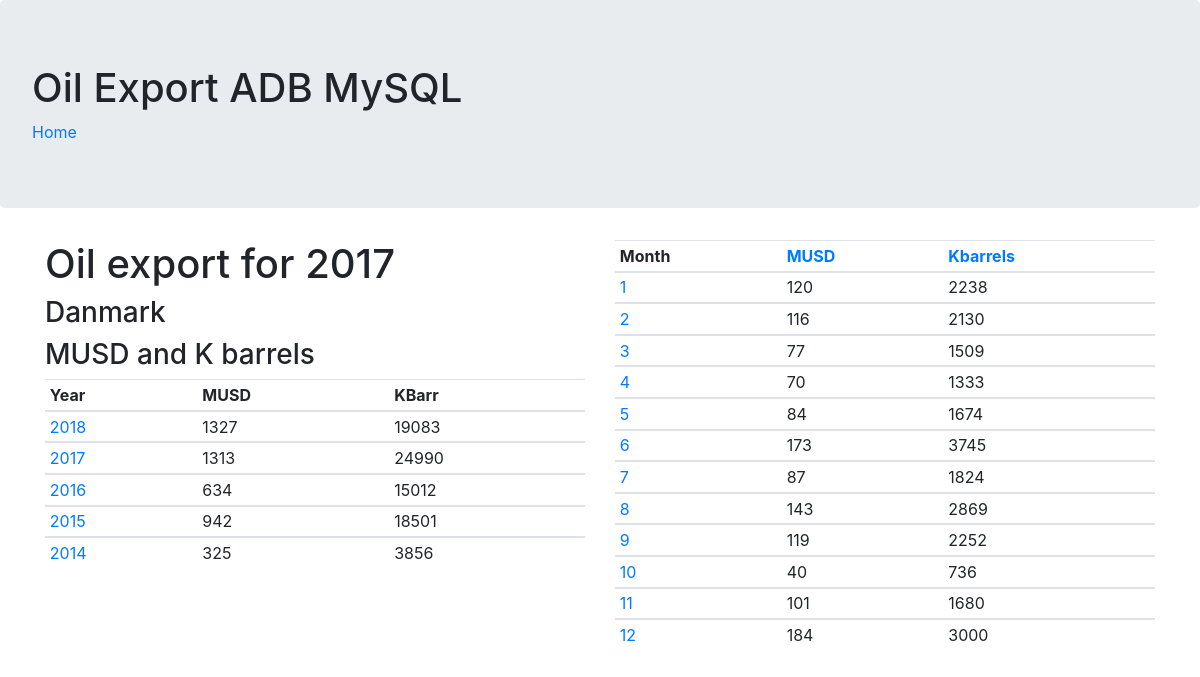
The app's page /adb/web_mysql/stat3.php?year=2017&cc=DK with its own data.
### tables this page shows
create table country_dim (
  cid char(2),
  cname varchar(50) not null,
  primary key(cid)
);

create table fact_aggregated (
  pid int,
  cid char(2),
  year int not null check (year > 1970 and year < 2100),
  amountMNOK numeric(12,2),
  amountMUSD numeric(12,2),
  kbarrels numeric(12,2),
  foreign key (pid) references product_dim(pid),
  foreign key (cid) references country_dim(cid),
  primary key(pid,cid,year)
);

create table facttable_USDP_Barrels (
  pid int,
  cid char(2),
  month int not null check (month > 0 and month < 13),
  year int not null check (year > 1970 and year < 2100),
  amountMNOK numeric(10,2),
  amountMUSD numeric(10,2),
  kbarrels numeric(10,2),
  foreign key (pid) references product_dim(pid),
  foreign key (cid) references country_dim(cid),
  primary key(pid,cid,month,year)
);

### adb/web_mysql/stat3.php (the view, shortened to what this page needs)
<html>
	<head>
		<link href="https://stackpath.bootstrapcdn.com/bootstrap/4.1.3/css/bootstrap.min.css" rel="stylesheet">
	</head>
	<body>
	    <div class='jumbotron'>
			<h1>Oil Export ADB MySQL</h1>
			<a href="stat1.php">Home</a>
		</div>
		<?php
		    function openConnection()
		    {
				$config = parse_ini_file('./config.ini');
				$servername = $config['servername'];
				$username = $config['username'];
				$password = $config['password'];
				$dbname = $config['dbname'];
				$conn = new mysqli($servername, $username, $password, $dbname);
				return $conn;
		    }
			function getYearUrlparam()
		    {
				$yyyy = $_GET['year'] ?? '';
				return $yyyy;
		    }
			function getCountryCodeparam()
			{
				$cc = $_GET['cc'];
				return $cc;
			}
			function getCountryByCC($cc)
			{
				return "select cname from country_dim " .
				"where cid='{$cc}' ";
			}
			function getCountrystatByYear($cc)
			{
				return "select f.year,f.cid, f.amountMUSD as MUSD, f.kbarrels as KBarr " .
				"from fact_aggregated f, country_dim c " .
				"where f.cid = c.cid and f.cid='{$cc}' " .
				"and f.pid = 1 order by f.year desc";
			}
			function createSql($year, $cc)
			{
				return "select f.year, f.month, f.amountMUSD as MUSD, f.kbarrels as KBarr, f.cid  " .
				"from facttable_USDP_Barrels f, product_dim p " .
				"where f.pid=p.pid " .
				"and f.year={$year} " .
				"and f.pid=1 " .
				"and f.cid='{$cc}'";
			}
			function DisplayData($countryQry, $byYearQry, $getQry, $year)
			{
				echo "<div class='container'>";
				echo "<div class='row'>";
				echo "<div class='col-md-6'>";
				echo "<div><h1>Oil export for {$year}</h1>";
				while($row = $countryQry->fetch_assoc())
				{
					echo "<h3>" . $row["cname"] . "</h3>";
				}
				echo "<h3>MUSD and K barrels</h3></div>";
				echo "<table class='table table-sm table-hover'>";
				echo "<thead><tr><th>Year</th><th>MUSD</th><th>KBarr</th></tr></thead>";
				while($row = $byYearQry->fetch_assoc())
				{
					echo "<tbody><tr>";
					echo "<td><a href='stat3.php?year={$row["year"]}&cc={$row["cid"]}'>{$row["year"]}</a></td>";
					echo "<td>" . round($row["MUSD"]) . "</td>";
					echo "<td>" . round($row["KBarr"]) . "</td>";
					echo "</tr></tbody>";
				}
				echo "</table>";
				echo "<div id='chartContainer1' style='height: 370px; width: 100%;'></div>";
				echo "</div>";
				echo "<div class='col-md-6'>";
				echo "<table class='table table-sm table-hover'>";
				echo "<thead><tr><th>Month</th><th><a href='stat4.php?year={$year}'>MUSD</a></th><th><a href='stat5.php?year={$year}'>Kbarrels</a></th></tr></thead>";
				while($row = $getQry->fetch_assoc())
				{
					echo "<tbody><tr>";
					echo "<td><a href='stat6.php?year={$row["year"]}&month={$row["month"]}&cc={$row["cid"]}'>{$row["month"]}</a></td>";
					echo "<td>" . round($row["MUSD"]) . "</td>";
					echo "<td>" . round($row["KBarr"]) . "</td>";
					echo "</tr></tbody>";
				}
				echo "</table>";
				echo "</div>";
				echo "</div>";
				echo "</div>";
			}
			$conn = openConnection();
			$year = getYearUrlparam();
			$cc = getCountryCodeparam();
			$countryQry = $conn->query(getCountryByCC($cc));
			$byYearQry = $conn->query(getCountrystatByYear($cc));
			$getQry = $conn->query(createSql($year, $cc));
			displayData($countryQry, $byYearQry, $getQry, $year, $cc);
		?>
	</body>
</html>

### records on screen
country_dim: cname "Danmark"
fact_aggregated: year "2018", amountMUSD "1327", kbarrels "19083"
fact_aggregated: year "2017", amountMUSD "1313", kbarrels "24990"
fact_aggregated: year "2016", amountMUSD "634", kbarrels "15012"
fact_aggregated: year "2015", amountMUSD "942", kbarrels "18501"
fact_aggregated: year "2014", amountMUSD "325", kbarrels "3856"
facttable_usdp_barrels: month "1", amountMUSD "120", kbarrels "2238"
facttable_usdp_barrels: month "2", amountMUSD "116", kbarrels "2130"
facttable_usdp_barrels: month "3", amountMUSD "77", kbarrels "1509"
facttable_usdp_barrels: month "4", amountMUSD "70", kbarrels "1333"
facttable_usdp_barrels: month "5", amountMUSD "84", kbarrels "1674"
facttable_usdp_barrels: month "6", amountMUSD "173", kbarrels "3745"
facttable_usdp_barrels: month "7", amountMUSD "87", kbarrels "1824"
facttable_usdp_barrels: month "8", amountMUSD "143", kbarrels "2869"
facttable_usdp_barrels: month "9", amountMUSD "119", kbarrels "2252"
facttable_usdp_barrels: month "10", amountMUSD "40", kbarrels "736"
facttable_usdp_barrels: month "11", amountMUSD "101", kbarrels "1680"
facttable_usdp_barrels: month "12", amountMUSD "184", kbarrels "3000"

### other values on screen
$year "2017"
